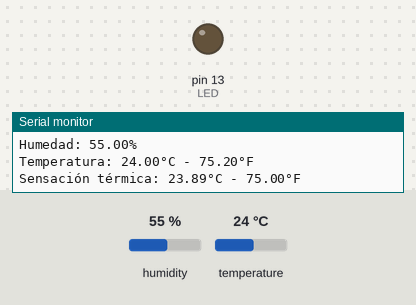
Bench run of a sketch on a simulated Arduino Uno, built with avr-gcc and run on an emulated ATmega328P. Shown: output pins drawn as LEDs (lit = HIGH), the last lines printed to the serial monitor. The inputs (shaded band) are chosen by the test bench; at power-on: temperature 24 °C, humidity 55 %.

Above: at 3.9 s.
4.0 s: temperature set to 28 °C
6.9 s: temperature set to 31 °C
At 7.7 s:
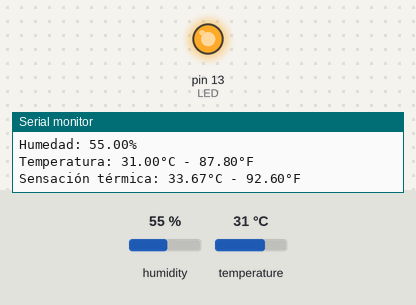
9.8 s: temperature set to 12 °C
At 12.0 s:
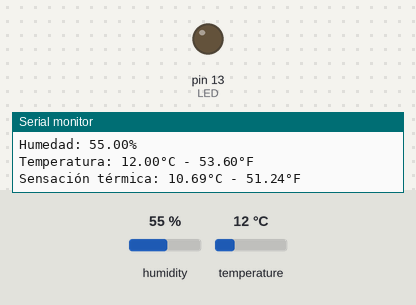
12.9 s: temperature set to 33 °C
At 14.2 s:
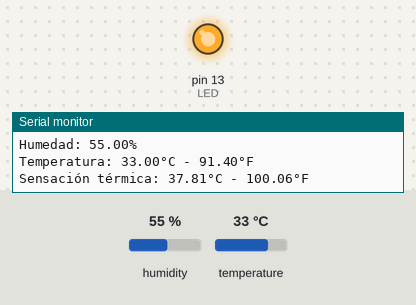
Timing chart, 0 to 15.9 s (numbered marks = the images above; inputs shaded):
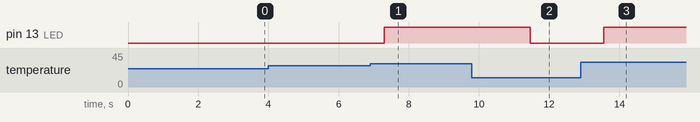

The sketch:

CLASE_6_DHT11.ino
```cpp
// Incluimos librería
#include <DHT.h>

#define LED 13
#define DHTPIN 5
#define DHTTYPE DHT11

float hum;
float temp;
float fahr;
float Icf;
float Icc;

DHT dht(DHTPIN, DHTTYPE); //  DHT11
void setup() {
  Serial.begin(9600);   // Inicializamos comunicación serie
  dht.begin();// Inicializa el sensor DHT
  pinMode(LED,OUTPUT);

}

void loop() {

  delay(1000); // Esperamos 5 segundos entre medidas

  hum = dht.readHumidity();  //Humedad relativa
  temp = dht.readTemperature(); // Temperatura en grados centígrados (por defecto)
  fahr = dht.readTemperature(true); // Temperatura en grados Fahreheit

  Icf = dht.computeHeatIndex(fahr, hum); //Índice de calor en Fahreheit
  Icc = dht.computeHeatIndex(temp, hum, false); //Índice de calor en grados centígrados

  // Comprobamos si ha habido algún error en la lectura
  if (isnan(hum) || isnan(temp) || isnan(fahr)) {
    Serial.println("Error obteniendo los datos del sensor DHT11");
    return;
  }

  Serial.print("Humedad: ");
  Serial.print(hum);
  Serial.println("%");
  Serial.print("Temperatura: ");
  Serial.print(temp);
  Serial.print("°C - ");
  Serial.print(fahr);
  Serial.println("°F");
  Serial.print("Sensación térmica: ");
  Serial.print(Icc);
  Serial.print("°C - ");
  Serial.print(Icf);
  Serial.println("°F");

   if (temp >= 30){
    digitalWrite(LED,HIGH);
    }
    else{
      digitalWrite(LED,LOW);
      }
}
```

Measured:
- the behaviour switches between 29 and 30 °C on temperature (found by bisection; images 0 and 1)
- after the input at 6.9 s, pin 13 (LED): LOW → HIGH after 0.40 s
- after the input at 9.8 s, pin 13 (LED): HIGH → LOW after 1.7 s
- after the input at 12.9 s, pin 13 (LED): LOW → HIGH after 0.65 s
